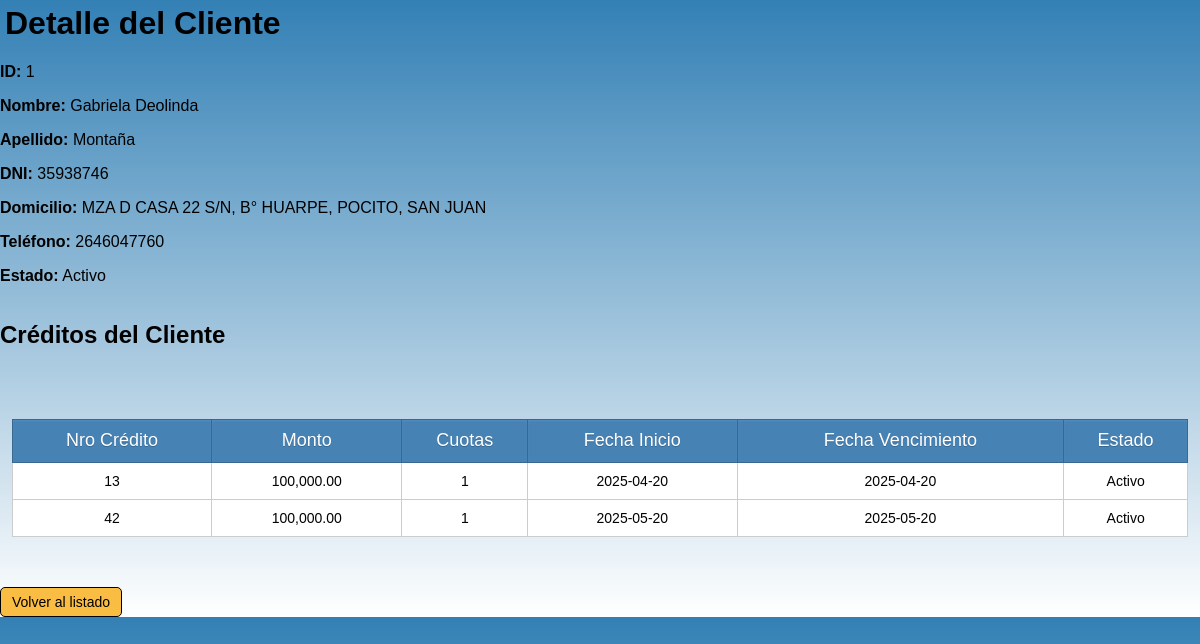
The page /src/modules/clientes/detalle_cliente.php?id_cliente=1 on the database its author committed.
### tables this page shows
CREATE TABLE `clientes` (
  `id_cliente` int(10) UNSIGNED NOT NULL,
  `nombre` text NOT NULL,
  `apellido` text NOT NULL,
  `dni` varchar(20) NOT NULL,
  `domicilio` varchar(100) NOT NULL,
  `telefono` varchar(20) NOT NULL,
  `estado` enum('Activo','Deudor','Inactivo') NOT NULL
);

CREATE TABLE `creditos` (
  `id` int(10) UNSIGNED NOT NULL,
  `cliente_id` int(10) UNSIGNED NOT NULL,
  `monto` decimal(10,2) NOT NULL,
  `monto_total` decimal(10,2) NOT NULL,
  `monto_cuota` decimal(10,2) NOT NULL,
  `cuotas` int(10) NOT NULL,
  `fecha_inicio` date NOT NULL,
  `fecha_vencimiento` date NOT NULL,
  `estado` enum('Activo','Vencido','Pagado') NOT NULL,
  `frecuencia` enum('mensual','quincenal','semanal') NOT NULL
);

### src/modules/clientes/detalle_cliente.php (the view, shortened to what this page needs)
<?php
require_once '../../config/database.php';
$cliente_id = intval($_GET['id_cliente']);
$query_cliente = "SELECT id_cliente, nombre, apellido, dni, domicilio, telefono, estado
                  FROM clientes
                  WHERE id_cliente = ?";
$stmt_cliente = $conn->prepare($query_cliente);
$stmt_cliente->bind_param("i", $cliente_id);
if (!$stmt_cliente->execute()) {
    error_log("Error al ejecutar consulta del cliente: " . $stmt_cliente->error);
    die("Error al cargar los datos del cliente.");
}
$result_cliente = $stmt_cliente->get_result();
$cliente = $result_cliente->fetch_assoc();
$creditos_result = null;
$query_creditos = "SELECT id, monto, cuotas, fecha_inicio, fecha_vencimiento, estado
                   FROM creditos
                   WHERE cliente_id = ?";
$stmt_creditos = $conn->prepare($query_creditos);
if (!$stmt_creditos) {
    error_log("Error al preparar consulta de créditos: " . $conn->error);
} else {
    $stmt_creditos->bind_param("i", $cliente_id);
    if (!$stmt_creditos->execute()) {
        error_log("Error al ejecutar consulta de créditos: " . $stmt_creditos->error);
    } else {
        $creditos_result = $stmt_creditos->get_result();
    }
}
?>
<!DOCTYPE html>
<html lang="es">
<head>
    <link rel="stylesheet" href="../../../style/style.css">
</head>
<body>
    <h1>Detalle del Cliente</h1>
    <div class="detalle-cliente">
        <p><strong>ID:</strong> <?= htmlspecialchars($cliente['id_cliente']) ?></p>
        <p><strong>Nombre:</strong> <?= htmlspecialchars($cliente['nombre']) ?></p>
        <p><strong>Apellido:</strong> <?= htmlspecialchars($cliente['apellido']) ?></p>
        <p><strong>DNI:</strong> <?= htmlspecialchars($cliente['dni']) ?></p>
        <p><strong>Domicilio:</strong> <?= htmlspecialchars($cliente['domicilio']) ?></p>
        <p><strong>Teléfono:</strong> <?= htmlspecialchars($cliente['telefono']) ?></p>
        <p><strong>Estado:</strong> <?= htmlspecialchars($cliente['estado']) ?></p>
    </div>
    <h2>Créditos del Cliente</h2>
    <?php if ($creditos_result && $creditos_result->num_rows > 0): ?>
        <table class="tabla-creditos">
            <thead>
                <tr>
                    <th>Nro Crédito</th>
                    <th>Monto</th>
                    <th>Cuotas</th>
                    <th>Fecha Inicio</th>
                    <th>Fecha Vencimiento</th>
                    <th>Estado</th>
                </tr>
            </thead>
            <tbody>
                <?php while ($credito = $creditos_result->fetch_assoc()): ?>
                    <tr>
                        <td><?= $credito['id'] ?></td>
                        <td><?= number_format($credito['monto'], 2) ?></td>
                        <td><?= $credito['cuotas'] ?></td>
                        <td><?= $credito['fecha_inicio'] ?></td>
                        <td><?= $credito['fecha_vencimiento'] ?></td>
                        <td class="estado-<?= strtolower($credito['estado']) ?>">
                            <?= $credito['estado'] ?>
                        </td>
                    </tr>
                <?php endwhile; ?>
            </tbody>
        </table>
    <?php else: ?>
        <p class="sin-creditos">El cliente no tiene créditos registrados.</p>
    <?php endif; ?>
    <a href="index_clientes.php" class="btn-volver">Volver al listado</a>
</body>
</html>

### style/style.css (style rules this page uses)
body { background: linear-gradient(to bottom, #3380B5, white); font-family: sans-serif; margin: 0; padding: 0; height: 100%; width: 100%; display: flex; flex-direction: column; }
table { text-align: center; width: 98%; border-collapse: collapse; border: 1px solid black; margin: 50px auto; background: white; }
th { background: steelblue; height: 40px; font-weight: lighter; text-shadow: 0 1px 0 #38678f; color: white; border: 1px solid #38678f; box-shadow: inset 0px 1px 2px #568ebd; transition: all 0.2s; font-size: 18px; }
tr { border-bottom: 1px solid #cccccc; width: 100%; }
td { border: 1px solid #cccccc; padding: 10px; transition: all 0.2s; font-size: 14px; }
a, input[type="submit"], button { font-size: 14px; text-align: center; width: 100px; display: inline-block; background-color: #FABD44; padding: 6px 10px; border-radius: 5px; text-decoration: none; color: black; border: 1px solid black; cursor: pointer; }
h1 { font-family: sans-serif; margin: 5px; }

### rows shown on the page
clientes: id_cliente "1", nombre "Gabriela Deolinda", apellido "Montaña", dni "35938746", domicilio "MZA D CASA 22 S/N, B° HUARPE, POCITO, SAN JUAN", telefono "2646047760", estado "Activo"
creditos: id "13", monto "100,000.00", cuotas "1", fecha_inicio "2025-04-20", fecha_vencimiento "2025-04-20", estado "Activo"
creditos: id "42", monto "100,000.00", cuotas "1", fecha_inicio "2025-05-20", fecha_vencimiento "2025-05-20", estado "Activo"
